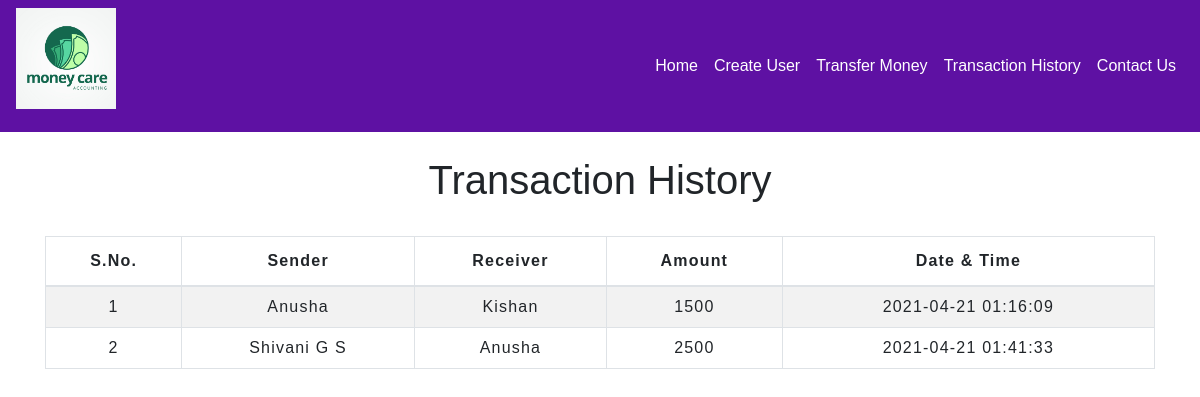
The page /transactionhistory.php on the database its author committed.
### tables this page shows
CREATE TABLE `transaction` (
  `sno` int(3) NOT NULL,
  `sender` text NOT NULL,
  `receiver` text NOT NULL,
  `balance` int(8) NOT NULL,
  `datetime` datetime NOT NULL DEFAULT current_timestamp()
);

### transactionhistory.php (the view, shortened to what this page needs)
<!DOCTYPE html>
<html lang="en">
<head>
    <link rel="stylesheet" href="https://stackpath.bootstrapcdn.com/bootstrap/4.5.2/css/bootstrap.min.css">
    <link rel="stylesheet" type="text/css" href="css/table.css">
    <link rel="stylesheet" type="text/css" href="css/navbar.css">
</head>
<body>
<?php
  include 'navbar.php';
?>
	<div class="container">
        <h2 class="text-center pt-4">Transaction History</h2>
       <br>
       <div class="table-responsive-sm">
    <table class="table table-hover table-striped table-condensed table-bordered">
        <thead>
            <tr>
                <th class="text-center">S.No.</th>
                <th class="text-center">Sender</th>
                <th class="text-center">Receiver</th>
                <th class="text-center">Amount</th>
                <th class="text-center">Date & Time</th>
            </tr>
        </thead>
        <tbody>
        <?php
            include 'config.php';
            $sql ="select * from transaction";
            $query =mysqli_query($conn, $sql);
            while($rows = mysqli_fetch_assoc($query))
            {
        ?>
            <tr>
            <td class="py-2"><?php echo $rows['sno']; ?></td>
            <td class="py-2"><?php echo $rows['sender']; ?></td>
            <td class="py-2"><?php echo $rows['receiver']; ?></td>
            <td class="py-2"><?php echo $rows['balance']; ?> </td>
            <td class="py-2"><?php echo $rows['datetime']; ?> </td>
        <?php
            }
        ?>
        </tbody>
    </table>
    </div>
</div>
</body>
</html>

### CSS/table.css (style rules this page uses)
* { padding: 0; margin: 0; box-sizing: border-box; font-family: sans-serif; }
h2 { font-size: 40px; }
table { letter-spacing: 1.2px; }
td { text-align: center; }

### rows shown on the page
transaction: sno "1", sender "Anusha", receiver "Kishan", balance "1500", datetime "2021-04-21 01:16:09"
transaction: sno "2", sender "Shivani G S", receiver "Anusha", balance "2500", datetime "2021-04-21 01:41:33"
